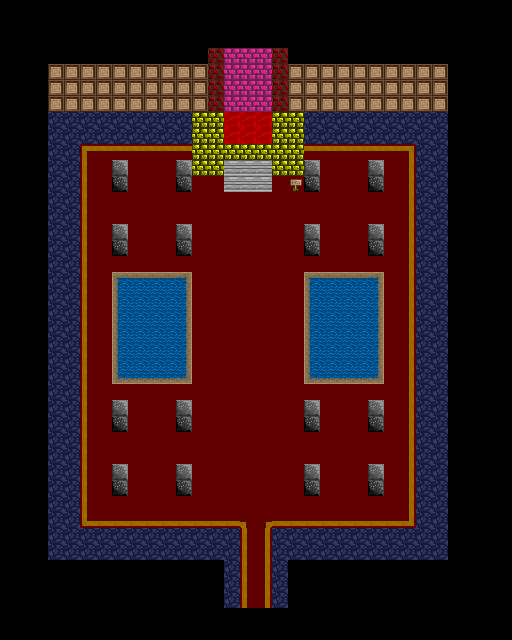

Rendered tile map (Tiled .tmx) drawn with the repository's tilesets; below, a short description and the map source with its tile grids summarised:
An orthogonal 32x40 tile map with 16x16 px tiles, 2 tile layers (lower, upper), 2 tilesets and 26 objects (16x pickup, 6x villager, 2x portal, boss, npc).

<map version="1.0" orientation="orthogonal" renderorder="right-down" width="32" height="40" tilewidth="16" tileheight="16" nextobjectid="27">
 <tileset firstgid="1" name="tilesheet" tilewidth="16" tileheight="16" tilecount="256">
  <image source="../gfx/tilesheet.png" width="256" height="256" />
  <tile id="2">
   <properties>
    <property name="solid" value="true" />
   </properties>
  </tile>
  <tile id="3">
   <properties>
    <property name="solid" value="true" />
   </properties>
  </tile>
  <tile id="4">
   <properties>
    <property name="solid" value="true" />
   </properties>
  </tile>
  <tile id="5">
   <properties>
    <property name="solid" value="true" />
   </properties>
  </tile>
  <tile id="7">
   <properties>
    <property name="solid" value="true" />
   </properties>
  </tile>
  <tile id="8">
   <properties>
    <property name="solid" value="true" />
   </properties>
  </tile>
  <tile id="10">
   <properties>
    <property name="solid" value="true" />
   </properties>
  </tile>
  <tile id="11">
   <properties>
    <property name="solid" value="true" />
   </properties>
  </tile>
  <tile id="12">
   <properties>
    <property name="solid" value="true" />
   </properties>
  </tile>
  <tile id="26">
   <properties>
    <property name="solid" value="true" />
   </properties>
  </tile>
  <tile id="27">
   <properties>
    <property name="solid" value="true" />
   </properties>
  </tile>
  <tile id="28">
   <properties>
    <property name="solid" value="true" />
   </properties>
  </tile>
  <tile id="29">
   <properties>
    <property name="solid" value="true" />
   </properties>
  </tile>
  <tile id="42">
   <properties>
    <property name="solid" value="true" />
   </properties>
  </tile>
  <tile id="43">
   <properties>
    <property name="solid" value="true" />
   </properties>
  </tile>
  <tile id="44">
   <properties>
    <property name="solid" value="true" />
   </properties>
  </tile>
  <tile id="45">
   <properties>
    <property name="solid" value="true" />
   </properties>
  </tile>
  <tile id="46">
   <properties>
    <property name="solid" value="true" />
   </properties>
  </tile>
  <tile id="47">
   <properties>
    <property name="solid" value="true" />
   </properties>
  </tile>
  <tile id="48">
   <properties>
    <property name="solid" value="true" />
   </properties>
  </tile>
  <tile id="49">
   <properties>
    <property name="solid" value="true" />
   </properties>
  </tile>
  <tile id="50">
   <properties>
    <property name="solid" value="true" />
   </properties>
  </tile>
  <tile id="51">
   <properties>
    <property name="solid" value="true" />
   </properties>
  </tile>
  <tile id="52">
   <properties>
    <property name="solid" value="true" />
   </properties>
  </tile>
  <tile id="53">
   <properties>
    <property name="solid" value="true" />
   </properties>
  </tile>
  <tile id="54">
   <properties>
    <property name="solid" value="true" />
   </properties>
  </tile>
  <tile id="57">
   <properties>
    <property name="solid" value="true" />
   </properties>
  </tile>
  <tile id="58">
   <properties>
    <property name="solid" value="true" />
   </properties>
  </tile>
  <tile id="60">
   <properties>
    <property name="solid" value="true" />
   </properties>
  </tile>
  <tile id="61">
   <properties>
    <property name="solid" value="true" />
   </properties>
  </tile>
  <tile id="62">
   <properties>
    <property name="solid" value="true" />
   </properties>
  </tile>
  <tile id="64">
   <properties>
    <property name="solid" value="true" />
   </properties>
  </tile>
  <tile id="65">
   <properties>
    <property name="solid" value="true" />
   </properties>
  </tile>
  <tile id="66">
   <properties>
    <property name="solid" value="true" />
   </properties>
  </tile>
  <tile id="67">
   <properties>
    <property name="solid" value="true" />
   </properties>
  </tile>
  <tile id="68">
   <properties>
    <property name="solid" value="true" />
   </properties>
  </tile>
  <tile id="69">
   <properties>
    <property name="solid" value="true" />
   </properties>
  </tile>
  <tile id="70">
   <properties>
    <property name="solid" value="true" />
   </properties>
  </tile>
  <tile id="73">
   <properties>
    <property name="solid" value="true" />
   </properties>
  </tile>
  <tile id="74">
   <properties>
    <property name="solid" value="true" />
   </properties>
  </tile>
  <tile id="75">
   <properties>
    <property name="solid" value="true" />
   </properties>
  </tile>
  <tile id="76">
   <properties>
    <property name="solid" value="true" />
   </properties>
  </tile>
  <tile id="77">
   <properties>
    <property name="solid" value="true" />
   </properties>
  </tile>
  <tile id="80">
   <properties>
    <property name="solid" value="true" />
   </properties>
  </tile>
  <tile id="81">
   <properties>
    <property name="solid" value="true" />
   </properties>
  </tile>
  <tile id="82">
   <properties>
    <property name="solid" value="true" />
   </properties>
  </tile>
  <tile id="83">
   <properties>
    <property name="solid" value="true" />
   </properties>
  </tile>
  <tile id="84">
   <properties>
    <property name="solid" value="true" />
   </properties>
  </tile>
  <tile id="85">
   <properties>
    <property name="solid" value="true" />
   </properties>
  </tile>
  <tile id="86">
   <properties>
    <property name="solid" value="true" />
   </properties>
  </tile>
  <tile id="87">
   <properties>
    <property name="solid" value="true" />
   </properties>
  </tile>
  <tile id="88">
   <properties>
    <property name="solid" value="true" />
   </properties>
  </tile>
  <tile id="89">
   <properties>
    <property name="solid" value="true" />
   </properties>
  </tile>
  <tile id="90">
   <properties>
    <property name="solid" value="true" />
   </properties>
  </tile>
  <tile id="96">
   <properties>
    <property name="solid" value="true" />
   </properties>
  </tile>
  <tile id="97">
   <properties>
    <property name="solid" value="true" />
   </properties>
  </tile>
  <tile id="98">
   <properties>
    <property name="solid" value="true" />
   </properties>
  </tile>
  <tile id="99">
   <properties>
    <property name="solid" value="true" />
   </properties>
  </tile>
  <tile id="101">
   <properties>
    <property name="solid" value="true" />
   </properties>
  </tile>
  <tile id="102">
   <properties>
    <property name="solid" value="true" />
   </properties>
  </tile>
  <tile id="103">
   <properties>
    <property name="solid" value="true" />
   </properties>
  </tile>
  <tile id="104">
   <properties>
    <property name="solid" value="true" />
   </properties>
  </tile>
  <tile id="105">
   <properties>
    <property name="solid" value="true" />
   </properties>
  </tile>
  <tile id="117">
   <properties>
    <property name="solid" value="true" />
   </properties>
  </tile>
  <tile id="120">
   <properties>
    <property name="solid" value="true" />
   </properties>
  </tile>
  <tile id="123">
   <properties>
    <property name="solid" value="true" />
   </properties>
  </tile>
  <tile id="124">
   <properties>
    <property name="solid" value="true" />
   </properties>
  </tile>
 </tileset>
 <tileset firstgid="257" name="tilesheet" tilewidth="16" tileheight="16" tilecount="256">
  <image source="../gfx/tilesheet.png" width="256" height="256" />
  <tile id="2">
   <properties>
    <property name="solid" value="true" />
   </properties>
  </tile>
  <tile id="3">
   <properties>
    <property name="solid" value="true" />
   </properties>
  </tile>
  <tile id="4">
   <properties>
    <property name="solid" value="true" />
   </properties>
  </tile>
  <tile id="5">
   <properties>
    <property name="solid" value="true" />
   </properties>
  </tile>
  <tile id="7">
   <properties>
    <property name="solid" value="true" />
   </properties>
  </tile>
  <tile id="8">
   <properties>
    <property name="solid" value="true" />
   </properties>
  </tile>
  <tile id="10">
   <properties>
    <property name="solid" value="true" />
   </properties>
  </tile>
  <tile id="11">
   <properties>
    <property name="solid" value="true" />
   </properties>
  </tile>
  <tile id="12">
   <properties>
    <property name="solid" value="true" />
   </properties>
  </tile>
  <tile id="26">
   <properties>
    <property name="solid" value="true" />
   </properties>
  </tile>
  <tile id="27">
   <properties>
    <property name="solid" value="true" />
   </properties>
  </tile>
  <tile id="28">
   <properties>
    <property name="solid" value="true" />
   </properties>
  </tile>
  <tile id="29">
   <properties>
    <property name="solid" value="true" />
   </properties>
  </tile>
  <tile id="42">
   <properties>
    <property name="solid" value="true" />
   </properties>
  </tile>
  <tile id="43">
   <properties>
    <property name="solid" value="true" />
   </properties>
  </tile>
  <tile id="44">
   <properties>
    <property name="solid" value="true" />
   </properties>
  </tile>
  <tile id="45">
   <properties>
    <property name="solid" value="true" />
   </properties>
  </tile>
  <tile id="46">
   <properties>
    <property name="solid" value="true" />
   </properties>
  </tile>
  <tile id="47">
   <properties>
    <property name="solid" value="true" />
   </properties>
  </tile>
  <tile id="48">
   <properties>
    <property name="solid" value="true" />
   </properties>
  </tile>
  <tile id="49">
   <properties>
    <property name="solid" value="true" />
   </properties>
  </tile>
  <tile id="50">
   <properties>
    <property name="solid" value="true" />
   </properties>
  </tile>
  <tile id="51">
   <properties>
    <property name="solid" value="true" />
   </properties>
  </tile>
  <tile id="52">
   <properties>
    <property name="solid" value="true" />
   </properties>
  </tile>
  <tile id="53">
   <properties>
    <property name="solid" value="true" />
   </properties>
  </tile>
  <tile id="54">
   <properties>
    <property name="solid" value="true" />
   </properties>
  </tile>
  <tile id="57">
   <properties>
    <property name="solid" value="true" />
   </properties>
  </tile>
  <tile id="58">
   <properties>
    <property name="solid" value="true" />
   </properties>
  </tile>
  <tile id="60">
   <properties>
    <property name="solid" value="true" />
   </properties>
  </tile>
  <tile id="61">
   <properties>
    <property name="solid" value="true" />
   </properties>
  </tile>
  <tile id="62">
   <properties>
    <property name="solid" value="true" />
   </properties>
  </tile>
  <tile id="64">
   <properties>
    <property name="solid" value="true" />
   </properties>
  </tile>
  <tile id="65">
   <properties>
    <property name="solid" value="true" />
   </properties>
  </tile>
  <tile id="66">
   <properties>
    <property name="solid" value="true" />
   </properties>
  </tile>
  <tile id="67">
   <properties>
    <property name="solid" value="true" />
   </properties>
  </tile>
  <tile id="68">
   <properties>
    <property name="solid" value="true" />
   </properties>
  </tile>
  <tile id="69">
   <properties>
    <property name="solid" value="true" />
   </properties>
  </tile>
  <tile id="70">
   <properties>
    <property name="solid" value="true" />
   </properties>
  </tile>
  <tile id="73">
   <properties>
    <property name="solid" value="true" />
   </properties>
  </tile>
  <tile id="74">
   <properties>
    <property name="solid" value="true" />
   </properties>
  </tile>
  <tile id="75">
   <properties>
    <property name="solid" value="true" />
   </properties>
  </tile>
  <tile id="76">
   <properties>
    <property name="solid" value="true" />
   </properties>
  </tile>
  <tile id="77">
   <properties>
    <property name="solid" value="true" />
   </properties>
  </tile>
  <tile id="80">
   <properties>
    <property name="solid" value="true" />
   </properties>
  </tile>
  <tile id="81">
   <properties>
    <property name="solid" value="true" />
   </properties>
  </tile>
  <tile id="82">
   <properties>
    <property name="solid" value="true" />
   </properties>
  </tile>
  <tile id="83">
   <properties>
    <property name="solid" value="true" />
   </properties>
  </tile>
  <tile id="84">
   <properties>
    <property name="solid" value="true" />
   </properties>
  </tile>
  <tile id="85">
   <properties>
    <property name="solid" value="true" />
   </properties>
  </tile>
  <tile id="86">
   <properties>
    <property name="solid" value="true" />
   </properties>
  </tile>
  <tile id="87">
   <properties>
    <property name="solid" value="true" />
   </properties>
  </tile>
  <tile id="88">
   <properties>
    <property name="solid" value="true" />
   </properties>
  </tile>
  <tile id="89">
   <properties>
    <property name="solid" value="true" />
   </properties>
  </tile>
  <tile id="90">
   <properties>
    <property name="solid" value="true" />
   </properties>
  </tile>
  <tile id="96">
   <properties>
    <property name="solid" value="true" />
   </properties>
  </tile>
  <tile id="97">
   <properties>
    <property name="solid" value="true" />
   </properties>
  </tile>
  <tile id="98">
   <properties>
    <property name="solid" value="true" />
   </properties>
  </tile>
  <tile id="99">
   <properties>
    <property name="solid" value="true" />
   </properties>
  </tile>
  <tile id="101">
   <properties>
    <property name="solid" value="true" />
   </properties>
  </tile>
  <tile id="102">
   <properties>
    <property name="solid" value="true" />
   </properties>
  </tile>
  <tile id="103">
   <properties>
    <property name="solid" value="true" />
   </properties>
  </tile>
  <tile id="104">
   <properties>
    <property name="solid" value="true" />
   </properties>
  </tile>
  <tile id="105">
   <properties>
    <property name="solid" value="true" />
   </properties>
  </tile>
  <tile id="117">
   <properties>
    <property name="solid" value="true" />
   </properties>
  </tile>
  <tile id="120">
   <properties>
    <property name="solid" value="true" />
   </properties>
  </tile>
  <tile id="123">
   <properties>
    <property name="solid" value="true" />
   </properties>
  </tile>
  <tile id="124">
   <properties>
    <property name="solid" value="true" />
   </properties>
  </tile>
 </tileset>
 <layer name="lower" width="32" height="40">
  <data>[1280 cells, 1280 non-empty, 22 distinct tile ids]</data>
 </layer>
 <layer name="upper" width="32" height="40">
  <data>[1280 cells, 41 non-empty, 9 distinct tile ids]</data>
 </layer>
 <objectgroup name="objects">
  <object id="1" type="portal" gid="15" x="244" y="604" width="16" height="16">
   <properties>
    <property name="level" value="castle2" />
    <property name="x" value="16" />
    <property name="y" value="3" />
   </properties>
  </object>
  <object id="2" type="portal" gid="15" x="264" y="604" width="16" height="16">
   <properties>
    <property name="level" value="castle2" />
    <property name="x" value="16" />
    <property name="y" value="3" />
   </properties>
  </object>
  <object id="3" type="boss" gid="15" x="244" y="360" width="16" height="16" />
  <object id="4" type="villager" gid="15" x="148" y="492" width="16" height="16" />
  <object id="5" type="villager" gid="15" x="148" y="428" width="16" height="16" />
  <object id="6" type="villager" gid="15" x="344" y="428" width="16" height="16" />
  <object id="7" type="villager" gid="15" x="344" y="492" width="16" height="16" />
  <object id="8" type="villager" gid="15" x="228" y="476" width="16" height="16" />
  <object id="9" type="villager" gid="15" x="276" y="476" width="16" height="16" />
  <object id="10" type="pickup" gid="15" x="84" y="556" width="16" height="16">
   <properties>
    <property name="type" value="potion" />
   </properties>
  </object>
  <object id="11" type="pickup" gid="15" x="100" y="556" width="16" height="16">
   <properties>
    <property name="type" value="potion" />
   </properties>
  </object>
  <object id="12" type="pickup" gid="15" x="68" y="556" width="16" height="16">
   <properties>
    <property name="type" value="potion" />
   </properties>
  </object>
  <object id="13" type="pickup" gid="15" x="52" y="556" width="16" height="16">
   <properties>
    <property name="type" value="potion" />
   </properties>
  </object>
  <object id="14" type="pickup" gid="15" x="420" y="556" width="16" height="16">
   <properties>
    <property name="type" value="potion" />
   </properties>
  </object>
  <object id="15" type="pickup" gid="15" x="436" y="556" width="16" height="16">
   <properties>
    <property name="type" value="potion" />
   </properties>
  </object>
  <object id="16" type="pickup" gid="15" x="404" y="556" width="16" height="16">
   <properties>
    <property name="type" value="potion" />
   </properties>
  </object>
  <object id="17" type="pickup" gid="15" x="388" y="556" width="16" height="16">
   <properties>
    <property name="type" value="potion" />
   </properties>
  </object>
  <object id="18" type="pickup" gid="15" x="308" y="124" width="16" height="16">
   <properties>
    <property name="type" value="lilheart" />
   </properties>
  </object>
  <object id="19" type="pickup" gid="15" x="324" y="124" width="16" height="16">
   <properties>
    <property name="type" value="lilheart" />
   </properties>
  </object>
  <object id="20" type="pickup" gid="15" x="344" y="124" width="16" height="16">
   <properties>
    <property name="type" value="lilheart" />
   </properties>
  </object>
  <object id="21" type="pickup" gid="15" x="360" y="124" width="16" height="16">
   <properties>
    <property name="type" value="lilheart" />
   </properties>
  </object>
  <object id="22" type="pickup" gid="15" x="144" y="124" width="16" height="16">
   <properties>
    <property name="type" value="lilheart" />
   </properties>
  </object>
  <object id="23" type="pickup" gid="15" x="180" y="124" width="16" height="16">
   <properties>
    <property name="type" value="lilheart" />
   </properties>
  </object>
  <object id="24" type="pickup" gid="15" x="164" y="124" width="16" height="16">
   <properties>
    <property name="type" value="lilheart" />
   </properties>
  </object>
  <object id="25" type="pickup" gid="15" x="128" y="124" width="16" height="16">
   <properties>
    <property name="type" value="lilheart" />
   </properties>
  </object>
  <object id="26" type="npc" gid="271" x="292" y="184" width="16" height="16">
   <properties>
    <property name="say" value="no touching the;kings throne;only looking" />
   </properties>
  </object>
 </objectgroup>
</map>
